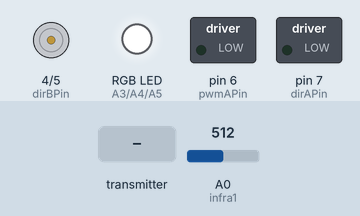
A sketch run on a simulated Arduino Uno, built with avr-gcc and run on an emulated ATmega328P. Parts: direction and speed pins drawn as motors (green arrow = direction pin HIGH = forward, orange = LOW = backward, longer = more drive), switched loads named in the sketch (green lamp = pin HIGH), an RGB LED mixed from three pins (HIGH = lit). The test bench sets the inputs (shaded band); at power-on: A0 (infra1) = 512. No radio packets arrive unless stated; what the sketch prints to the serial monitor is not drawn.

Above: at 1.2 s.
1.3 s: the transmitter starts sending data.1 = 0
At 1.91 s:
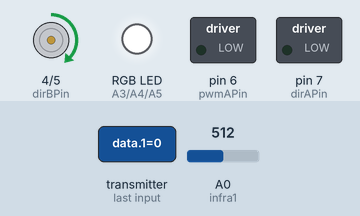
4.3 s: A0 (infra1) set to 0
At 4.59 s:
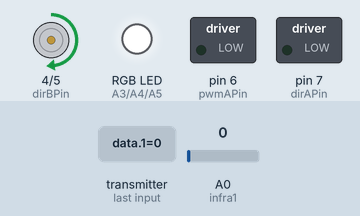
7.3 s: the transmitter starts sending data.4 = 0
10.3 s: A0 (infra1) set to 1023
13.3 s: the transmitter starts sending data.1 = 1023
At 13.61 s:
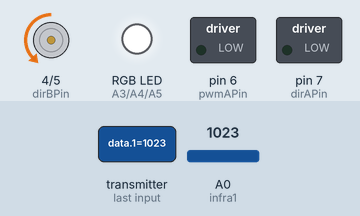
16.3 s: the transmitter starts sending data.0 = 0
Timing chart, 0 to 20.3 s (numbered marks = the images above; inputs shaded):
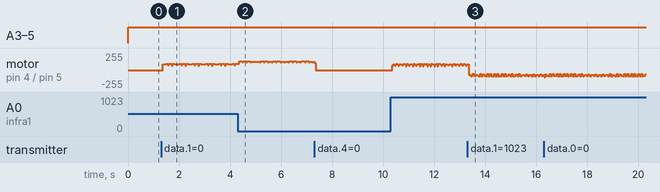

Measured:
- after the input at 1.3 s, motor on pin 4 (dirBPin) / pin 5 (pwmBPin): stopped → forward 87/255 after 0.06 s, then repeats every 0.52 s: forward 94/255 0.08 s, forward 69/255 0.04 s, forward 92/255 0.12 s, forward 65/255 0.04 s, forward 97/255 0.08 s, forward 88/255 0.16 s

The sketch:

AdeeptMotor.ino
```cpp
#include <SPI.h>
#include "RF24.h"

RF24 radio(9, 10);                // define the object to control NRF24L01
byte addresses[5] = "00007";      // define communication address which should correspond to remote control
int data[9]={512, 512, 0, 0, 1, 0, 512, 512, 512};  // define array used to save the communication data
//0 x axis right joystick
//1 y axis left joystick
//2 button A
//3 button B
//4 button C
//5 button D
//6 como que nada
//7 como que tampoco
//8 y axis right joystick
int mode[1];

int trigPin = 0;                  // define Trig pin for ultrasonic ranging module
int echoPin = 1;                  // define Echo pin for ultrasonic ranging module
float maxDistance = 200;          // define the range(cm) for ultrasonic ranging module, Maximum sensor distance is rated at 400-500cm.
float soundVelocity = 340;        // Sound velocity = 340 m/s
float rangingTimeOut = 2 * maxDistance / 100 / soundVelocity * 1000000; // define the timeout(ms) for ultrasonic ranging module

#define FORWARD HIGH
#define BACKWARD LOW

const int dirAPin = 7;    // define pin used to control rotational direction of motor A
const int pwmAPin = 6;    // define pin for PWM used to control rotational speed of motor A
const int dirBPin = 4;    // define pin used to control rotational direction of motor B
const int pwmBPin = 5;    // define pin for PWM used to control rotational speed of motor B
const int snsAPin = 0;    // define pin for detecting current of motor A
const int snsBPin = 1;    // define pin for detecting current of motor B

const int infra1 = A0;
const int RPin = A3;
const int GPin = A4;
const int BPin = A5;

int RGBVal = 0;
int automatic = 0;

int infraValue1 = 0;
int infraValue2 = 0;
int infraMaxValue = 90;
#define FORWARD LOW
#define BACKWARD HIGH

void setup() {
  Serial.begin(9600);
  radio.begin();                      // initialize RF24
  radio.setRetries(0, 15);            // set retries times
  radio.setPALevel(RF24_PA_LOW);      // set power
  radio.openReadingPipe(1, addresses);// open delivery channel
  radio.startListening();             // start monitoring

  pinMode(dirAPin, OUTPUT);   // set dirAPin to output mode
  pinMode(pwmAPin, OUTPUT);   // set pwmAPin to output mode
  pinMode(dirBPin, OUTPUT);   // set dirBPin to output mode
  pinMode(pwmBPin, OUTPUT);   // set pwmBPin to output mode

  pinMode(infra1, INPUT);
  pinMode(RPin, OUTPUT);   // set RPin to output mode
  pinMode(GPin, OUTPUT);   // set GPin to output mode
  pinMode(BPin, OUTPUT);   // set BPin to output mode

  pinMode(trigPin, OUTPUT); // set trigPin to output mode
  pinMode(echoPin, INPUT);  // set echoPin to input mode
}

void loop()
{
    receiveData();
    mode[0]=0;
    // radio.write( mode, sizeof(mode) );
    // calculate the steering angle of servo according to the direction joystick of remote control and the deviation
    infraValue1= analogRead(infra1);
    Serial.println(infraValue1);

    int motorSpdA = data[8] - 512;
    bool motorDirA = motorSpdA < 0 ? BACKWARD : FORWARD;
    motorSpdA = abs(constrain(motorSpdA, -512, 512));
    motorSpdA = map(motorSpdA, 0, 512, 0, 255);

    int motorSpdB = data[1] - 512;
    bool motorDirB = motorSpdB < 0 ? BACKWARD : FORWARD;
    motorSpdB = abs(constrain(motorSpdB, -512, 512));
    motorSpdB = map(motorSpdB, 0, 512, 0, 255);


    // control the steering and travelling of the smart car
    ctrlCar0( motorDirA, motorSpdA, motorDirB,motorSpdB);
    switch(RGBVal){
      case 0: digitalWrite(RPin, HIGH);digitalWrite(GPin, HIGH);digitalWrite(BPin, HIGH);break;
      case 1: digitalWrite(RPin, LOW);digitalWrite(GPin, LOW);digitalWrite(BPin, LOW);   break;
      case 2: digitalWrite(RPin, LOW);digitalWrite(GPin, HIGH);digitalWrite(BPin, HIGH); break;
      case 3: digitalWrite(RPin, HIGH);digitalWrite(GPin, LOW);digitalWrite(BPin, HIGH); break;
      case 4: digitalWrite(RPin, HIGH);digitalWrite(GPin, HIGH);digitalWrite(BPin, LOW); break;
      default: break;
    }

}
void receiveData(){
   if ( radio.available()) {             // if receive the data
    while (radio.available()) {         // read all the data
      radio.read( data, sizeof(data) ); // read data
    }
    if(!data[3]){
      automatic = 0;
    }
    if(!data[4]){
      automatic = 1;
    }
   }
   else{
      digitalWrite(dirAPin, FORWARD);
      analogWrite(pwmAPin, 0);
      digitalWrite(dirBPin, FORWARD);
      analogWrite(pwmBPin, 0);
    }
}
void ctrlCar0( bool motorDirA, byte motorSpdA, bool motorDirB, byte motorSpdB) {
  digitalWrite(dirAPin, motorDirA);
  if(automatic == 1 && infraValue1<infraMaxValue && motorDirA == BACKWARD )
  {
   analogWrite(pwmAPin, 0);
  }
  else{
   analogWrite(pwmAPin, motorSpdA);
  }


  digitalWrite(dirBPin, motorDirB);
  if(automatic == 1 && infraValue1<infraMaxValue && motorDirB == BACKWARD )
  {
   analogWrite(pwmAPin, 0);
  }
  else{
   analogWrite(pwmBPin, motorSpdB);
  }

}
```
